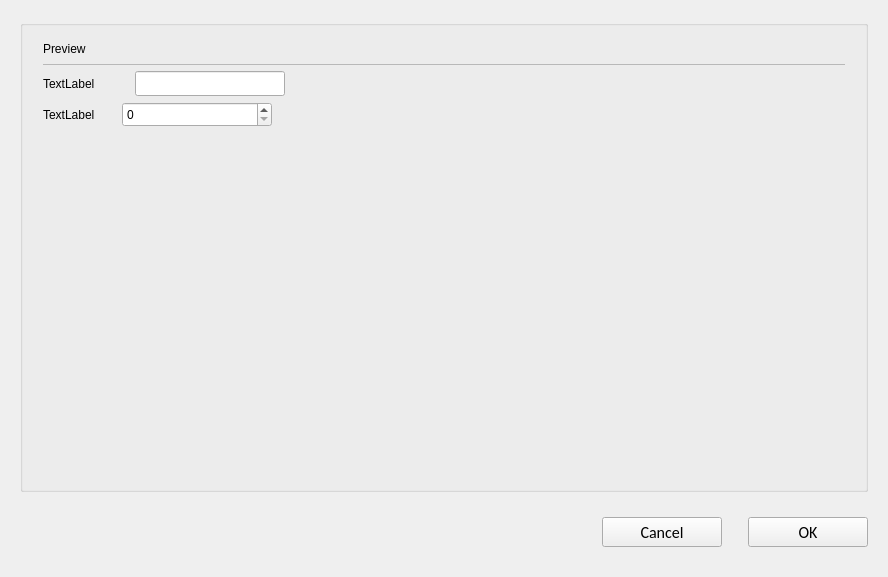
<?xml version="1.0" encoding="UTF-8"?>
<ui version="4.0">
 <class>C_CamGenKeySelect</class>
 <widget class="QWidget" name="C_CamGenKeySelect">
  <property name="geometry">
   <rect>
    <x>0</x>
    <y>0</y>
    <width>888</width>
    <height>577</height>
   </rect>
  </property>
  <property name="windowTitle">
   <string>C_CamGenKeySelect</string>
  </property>
  <layout class="QVBoxLayout" name="verticalLayout">
   <property name="leftMargin">
    <number>20</number>
   </property>
   <property name="topMargin">
    <number>20</number>
   </property>
   <property name="rightMargin">
    <number>20</number>
   </property>
   <item>
    <widget class="stw_opensyde_gui_elements::C_OgeGbx" name="pc_GroupBoxGeneral_5">
     <property name="title">
      <string/>
     </property>
     <layout class="QVBoxLayout" name="verticalLayout_6">
      <property name="spacing">
       <number>0</number>
      </property>
      <property name="leftMargin">
       <number>20</number>
      </property>
      <property name="rightMargin">
       <number>20</number>
      </property>
      <property name="bottomMargin">
       <number>20</number>
      </property>
      <item>
       <layout class="QHBoxLayout" name="horizontalLayout_7" stretch="0,1">
        <property name="spacing">
         <number>6</number>
        </property>
        <item>
         <widget class="stw_opensyde_gui_elements::C_OgeLabGenericNoPaddingNoMargins" name="pc_LabelHeadingPreview">
          <property name="minimumSize">
           <size>
            <width>0</width>
            <height>28</height>
           </size>
          </property>
          <property name="maximumSize">
           <size>
            <width>16777215</width>
            <height>28</height>
           </size>
          </property>
          <property name="text">
           <string>Preview</string>
          </property>
         </widget>
        </item>
        <item>
         <spacer name="horizontalSpacer_10">
          <property name="orientation">
           <enum>Qt::Horizontal</enum>
          </property>
          <property name="sizeHint" stdset="0">
           <size>
            <width>40</width>
            <height>1</height>
           </size>
          </property>
         </spacer>
        </item>
       </layout>
      </item>
      <item>
       <layout class="QHBoxLayout" name="horizontalLayout_20" stretch="0">
        <property name="spacing">
         <number>0</number>
        </property>
        <property name="topMargin">
         <number>1</number>
        </property>
        <property name="rightMargin">
         <number>0</number>
        </property>
        <property name="bottomMargin">
         <number>0</number>
        </property>
        <item>
         <widget class="stw_opensyde_gui_elements::C_OgeFraSeparator" name="pc_Frame_3">
          <property name="minimumSize">
           <size>
            <width>0</width>
            <height>1</height>
           </size>
          </property>
          <property name="maximumSize">
           <size>
            <width>16777215</width>
            <height>1</height>
           </size>
          </property>
          <property name="frameShape">
           <enum>QFrame::StyledPanel</enum>
          </property>
          <property name="frameShadow">
           <enum>QFrame::Raised</enum>
          </property>
         </widget>
        </item>
       </layout>
      </item>
      <item>
       <spacer name="verticalSpacer_6">
        <property name="orientation">
         <enum>Qt::Vertical</enum>
        </property>
        <property name="sizeType">
         <enum>QSizePolicy::Fixed</enum>
        </property>
        <property name="sizeHint" stdset="0">
         <size>
          <width>6</width>
          <height>6</height>
         </size>
        </property>
       </spacer>
      </item>
      <item>
       <layout class="QHBoxLayout" name="horizontalLayout" stretch="0,0,0,1">
        <item>
         <widget class="stw_opensyde_gui_elements::C_OgeLabGenericNoPaddingNoMargins" name="pc_LabelKey">
          <property name="text">
           <string>TextLabel</string>
          </property>
         </widget>
        </item>
        <item>
         <spacer name="horizontalSpacer">
          <property name="orientation">
           <enum>Qt::Horizontal</enum>
          </property>
          <property name="sizeType">
           <enum>QSizePolicy::Fixed</enum>
          </property>
          <property name="sizeHint" stdset="0">
           <size>
            <width>40</width>
            <height>20</height>
           </size>
          </property>
         </spacer>
        </item>
        <item>
         <widget class="stw_opensyde_gui_elements::C_CamOgeLeIDPopUp" name="pc_LineEditKey">
          <property name="minimumSize">
           <size>
            <width>150</width>
            <height>25</height>
           </size>
          </property>
          <property name="maximumSize">
           <size>
            <width>25</width>
            <height>16777215</height>
           </size>
          </property>
         </widget>
        </item>
        <item>
         <spacer name="horizontalSpacer_3">
          <property name="orientation">
           <enum>Qt::Horizontal</enum>
          </property>
          <property name="sizeHint" stdset="0">
           <size>
            <width>40</width>
            <height>20</height>
           </size>
          </property>
         </spacer>
        </item>
       </layout>
      </item>
      <item>
       <spacer name="verticalSpacer_3">
        <property name="orientation">
         <enum>Qt::Vertical</enum>
        </property>
        <property name="sizeType">
         <enum>QSizePolicy::Fixed</enum>
        </property>
        <property name="sizeHint" stdset="0">
         <size>
          <width>20</width>
          <height>6</height>
         </size>
        </property>
       </spacer>
      </item>
      <item>
       <layout class="QHBoxLayout" name="horizontalLayout_2" stretch="0,0,0,1">
        <item>
         <widget class="stw_opensyde_gui_elements::C_OgeLabGenericNoPaddingNoMargins" name="pc_LabelOffset">
          <property name="text">
           <string>TextLabel</string>
          </property>
         </widget>
        </item>
        <item>
         <spacer name="horizontalSpacer_2">
          <property name="orientation">
           <enum>Qt::Horizontal</enum>
          </property>
          <property name="sizeType">
           <enum>QSizePolicy::Fixed</enum>
          </property>
          <property name="sizeHint" stdset="0">
           <size>
            <width>27</width>
            <height>20</height>
           </size>
          </property>
         </spacer>
        </item>
        <item>
         <widget class="stw_opensyde_gui_elements::C_CamOgeSpxProperties" name="pc_SpinBoxOffset">
          <property name="minimumSize">
           <size>
            <width>150</width>
            <height>25</height>
           </size>
          </property>
          <property name="maximumSize">
           <size>
            <width>150</width>
            <height>25</height>
           </size>
          </property>
         </widget>
        </item>
        <item>
         <spacer name="horizontalSpacer_4">
          <property name="orientation">
           <enum>Qt::Horizontal</enum>
          </property>
          <property name="sizeHint" stdset="0">
           <size>
            <width>40</width>
            <height>20</height>
           </size>
          </property>
         </spacer>
        </item>
       </layout>
      </item>
      <item>
       <spacer name="verticalSpacer">
        <property name="orientation">
         <enum>Qt::Vertical</enum>
        </property>
        <property name="sizeHint" stdset="0">
         <size>
          <width>20</width>
          <height>40</height>
         </size>
        </property>
       </spacer>
      </item>
     </layout>
    </widget>
   </item>
   <item>
    <spacer name="pc_VerticalSpacerButtonsObove">
     <property name="orientation">
      <enum>Qt::Vertical</enum>
     </property>
     <property name="sizeType">
      <enum>QSizePolicy::Fixed</enum>
     </property>
     <property name="sizeHint" stdset="0">
      <size>
       <width>20</width>
       <height>19</height>
      </size>
     </property>
    </spacer>
   </item>
   <item>
    <layout class="QHBoxLayout" name="horizontalLayout_22">
     <item>
      <spacer name="horizontalSpacer_9">
       <property name="orientation">
        <enum>Qt::Horizontal</enum>
       </property>
       <property name="sizeHint" stdset="0">
        <size>
         <width>40</width>
         <height>20</height>
        </size>
       </property>
      </spacer>
     </item>
     <item>
      <widget class="stw_opensyde_gui_elements::C_OgePubCancel" name="pc_PushButtonCancel">
       <property name="minimumSize">
        <size>
         <width>120</width>
         <height>30</height>
        </size>
       </property>
       <property name="maximumSize">
        <size>
         <width>120</width>
         <height>30</height>
        </size>
       </property>
       <property name="font">
        <font>
         <family>Calibri</family>
         <pointsize>12</pointsize>
        </font>
       </property>
       <property name="text">
        <string>Cancel</string>
       </property>
      </widget>
     </item>
     <item>
      <spacer name="horizontalSpacer_11">
       <property name="orientation">
        <enum>Qt::Horizontal</enum>
       </property>
       <property name="sizeType">
        <enum>QSizePolicy::Fixed</enum>
       </property>
       <property name="sizeHint" stdset="0">
        <size>
         <width>20</width>
         <height>20</height>
        </size>
       </property>
      </spacer>
     </item>
     <item>
      <widget class="stw_opensyde_gui_elements::C_OgePubDialog" name="pc_PushButtonOk">
       <property name="minimumSize">
        <size>
         <width>120</width>
         <height>30</height>
        </size>
       </property>
       <property name="maximumSize">
        <size>
         <width>120</width>
         <height>30</height>
        </size>
       </property>
       <property name="font">
        <font>
         <family>Calibri</family>
         <pointsize>12</pointsize>
        </font>
       </property>
       <property name="text">
        <string>OK</string>
       </property>
      </widget>
     </item>
    </layout>
   </item>
   <item>
    <spacer name="verticalSpacer_7">
     <property name="orientation">
      <enum>Qt::Vertical</enum>
     </property>
     <property name="sizeType">
      <enum>QSizePolicy::Fixed</enum>
     </property>
     <property name="sizeHint" stdset="0">
      <size>
       <width>20</width>
       <height>19</height>
      </size>
     </property>
    </spacer>
   </item>
  </layout>
 </widget>
 <customwidgets>
  <customwidget>
   <class>stw_opensyde_gui_elements::C_OgeFraSeparator</class>
   <extends>QFrame</extends>
   <header>C_OgeFraSeparator.h</header>
   <container>1</container>
  </customwidget>
  <customwidget>
   <class>stw_opensyde_gui_elements::C_OgePubDialog</class>
   <extends>QPushButton</extends>
   <header>C_OgePubDialog.h</header>
  </customwidget>
  <customwidget>
   <class>stw_opensyde_gui_elements::C_OgeGbx</class>
   <extends>QGroupBox</extends>
   <header>C_OgeGbx.h</header>
   <container>1</container>
  </customwidget>
  <customwidget>
   <class>stw_opensyde_gui_elements::C_OgeLabGenericNoPaddingNoMargins</class>
   <extends>QLabel</extends>
   <header>C_OgeLabGenericNoPaddingNoMargins.h</header>
  </customwidget>
  <customwidget>
   <class>stw_opensyde_gui_elements::C_OgePubCancel</class>
   <extends>QPushButton</extends>
   <header>C_OgePubCancel.h</header>
  </customwidget>
  <customwidget>
   <class>stw_opensyde_gui_elements::C_CamOgeLeIDPopUp</class>
   <extends>QLineEdit</extends>
   <header>C_CamOgeLeIDPopUp.h</header>
  </customwidget>
  <customwidget>
   <class>stw_opensyde_gui_elements::C_CamOgeSpxProperties</class>
   <extends>QSpinBox</extends>
   <header>C_CamOgeSpxProperties.h</header>
  </customwidget>
 </customwidgets>
 <resources/>
 <connections/>
</ui>
